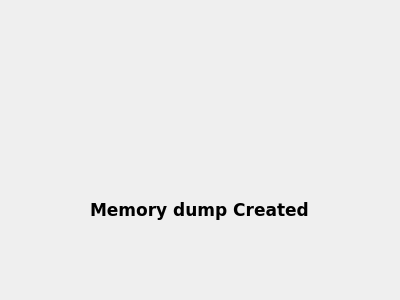
<?xml version="1.0" encoding="UTF-8"?>
<ui version="4.0">
 <class>loaddailog</class>
 <widget class="QDialog" name="loaddailog">
  <property name="windowModality">
   <enum>Qt::NonModal</enum>
  </property>
  <property name="geometry">
   <rect>
    <x>0</x>
    <y>0</y>
    <width>400</width>
    <height>300</height>
   </rect>
  </property>
  <property name="minimumSize">
   <size>
    <width>400</width>
    <height>300</height>
   </size>
  </property>
  <property name="maximumSize">
   <size>
    <width>400</width>
    <height>300</height>
   </size>
  </property>
  <property name="font">
   <font>
    <bold>false</bold>
   </font>
  </property>
  <property name="windowTitle">
   <string>Dialog</string>
  </property>
  <property name="modal">
   <bool>true</bool>
  </property>
  <widget class="QLabel" name="label">
   <property name="enabled">
    <bool>true</bool>
   </property>
   <property name="geometry">
    <rect>
     <x>90</x>
     <y>200</y>
     <width>241</width>
     <height>31</height>
    </rect>
   </property>
   <property name="font">
    <font>
     <family>Verdana</family>
     <pointsize>13</pointsize>
     <bold>true</bold>
    </font>
   </property>
   <property name="text">
    <string>Memory dump Created</string>
   </property>
   <property name="alignment">
    <set>Qt::AlignLeading|Qt::AlignLeft|Qt::AlignTop</set>
   </property>
   <property name="wordWrap">
    <bool>true</bool>
   </property>
  </widget>
  <widget class="QLabel" name="label_2">
   <property name="geometry">
    <rect>
     <x>120</x>
     <y>40</y>
     <width>151</width>
     <height>131</height>
    </rect>
   </property>
   <property name="font">
    <font>
     <pointsize>13</pointsize>
     <bold>false</bold>
    </font>
   </property>
   <property name="styleSheet">
    <string notr="true">loadlogo.png</string>
   </property>
   <property name="text">
    <string/>
   </property>
   <property name="pixmap">
    <pixmap>icons/loadlogo.png</pixmap>
   </property>
   <property name="scaledContents">
    <bool>true</bool>
   </property>
  </widget>
 </widget>
 <resources>
  <include location="res.qrc"/>
 </resources>
 <connections/>
</ui>
